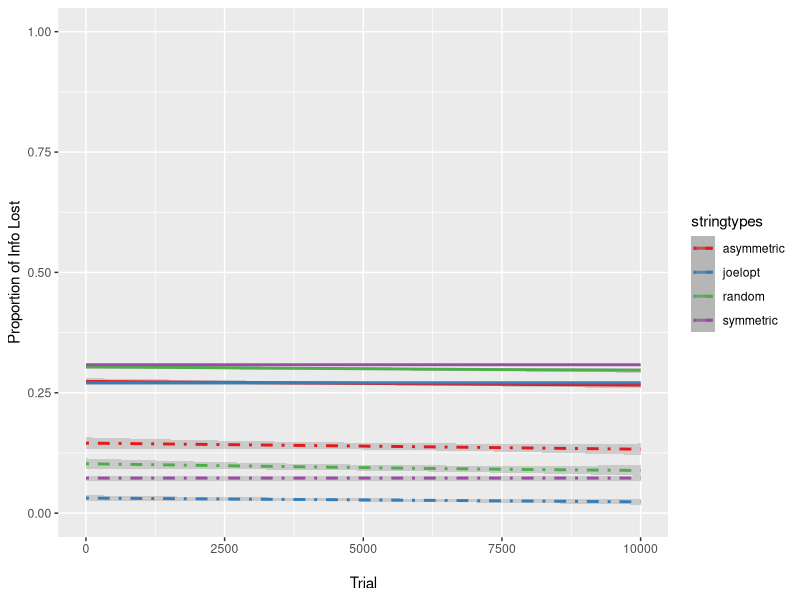

The R source for this figure:
ii = 1 #initialize counter
currenttrial = 1 #initialize trial counter

#initialize vectors for each component of each run of the loop

niter <- 10000 

noises <- vector(length = niter)
stringtypes <- vector(length = niter)
trials <- vector(length = niter)

#propnoise.df <- data.frame(Trial=as.numeric(character()), NoiseProp=as.numeric(character()), VecType=character()) 


#Make sure the array that is input to this function is either normally dist, or if it's probabilities, that you've already taken log2(1/p) of the list
joelopt <- function(loglist)
{
  #remember, lists in R perversely start at offset 1, not 0
  midpoint <- round((length(loglist))/2) #remember, lists in R perversely start at offset 1, not 0
  
  newlist <- sort(loglist)
  mm = 1 #remember, lists in R perversely start at offset 1, not 0
  jj = length(newlist)
  
  while (jj >= midpoint)
  {
    #starting from both ends of the array, swaps every other pair of numbers, which gets us very close to optimized
    cup <- newlist[mm]
    newlist[mm] <- newlist[jj]
    newlist[jj] <- cup
    mm = mm+2
    jj = jj-2
  }  
    
  #computes all pairwise means of adjacent numbers of the array. Then, get the sd of the means, which we want to minimize.
  kk = 1
  pairmeanlist = array()
  #save all means of adjacent numbers into a list of means
  while ((kk+1) <= length(newlist)) #remember, lists in R perversely start at offset 1, not 0
    {
      pairmean = (newlist[kk]+newlist[kk+1])/2
      pairmeanlist[kk] <- pairmean
      kk = kk+1
    }
  prevsd <- sd(pairmeanlist)
  currentsd <- prevsd #initialize currentsd
    
  #Now, see if swapping any pair of numbers gets us a lower sd for pairmeanlist. If any swap does, then do it, otherwise don't. Repeat till no swap helps.
  ll = 1
  while((ll+1) <= length(newlist))
    {
      #do the swap
      if ((ll-1) == 0)
      {
        hyplist <- array(c(newlist[ll+1], newlist[ll], newlist[(ll+2):length(newlist)]))
      }
      else if ((ll+1) == length(newlist))
      {
        hyplist <- array(c(newlist[1:(ll-1)], newlist[ll+1], newlist[ll]))
      }
      else
      {
        hyplist <- array(c(newlist[1:(ll-1)],newlist[ll+1],newlist[ll],newlist[(ll+2):length(newlist)]))
      }
      
      
      #computes all pairwise means of adjacent numbers of the array. Then, get the sd of the means, which we want to minimize.
      kk = 1
      hyppairmeanlist = array()
      #save all means of adjacent numbers into a list of means
      while ((kk+1) <= length(hyplist)) #remember, lists in R perversely start at offset 1, not 0
      {
        pairmean = (hyplist[kk]+hyplist[kk+1])/2
        hyppairmeanlist[kk] <- pairmean
        kk = kk+1
      }
      currentsd <- sd(hyppairmeanlist)
      
      
      #if the swap helped, then save that version of the list, and start the process over again, starting the counter at 1 again
      if (currentsd < prevsd)
      { 
        print(newlist) #debug
        print(sort(loglist)) #debig
        newlist <- hyplist
        prevsd <- currentsd
        ll = 1
        print("we improved")
      }
      else
      {ll = ll+1}
      
    }
    
  
  return(newlist)
}




while (currenttrial <= niter)
{
  probvec <- runif(10,min=0,max=1)

  starting <- sample(1:(length(probvec)-2), size=1) #remember, lists in R perversely start at offset 1, not 0

  noise <- c(probvec[starting], probvec[starting+1], probvec[starting+2])

  noiseinfo <- log2(1/noise)

  probvecinfo <- log2(1/probvec)

  totalnoise <- sum(noiseinfo)

  totalprobvecinfo <- sum(probvecinfo)

  noiseprop <- totalnoise/totalprobvecinfo

  
#Doing the same thing, but now the noise will fall in the same position in a vector that is end-heavy for information, but contains the same total info
  lopsided <- sort(probvec)

#It is important that the starting point in the vector is the same for both cases, so that each comparison of noise is a true comparison
  noise2 <- c(lopsided[starting], lopsided[starting+1], lopsided[starting+2])

  noise2info <- log2(1/noise2)

  lopsidedinfo <- log2(1/lopsided)

  totalnoise2 <- sum(noise2info)

#This next is really a sanity check: this vector contains the same probabilities as the last, so this should be equal to totalprobvecinfo
  totallopsidedinfo <- sum(lopsidedinfo)

  noise2prop <- totalnoise2/totallopsidedinfo

#Doing the same thing, but for a vector designed to be symmetrical
  symmetrical <- vector(length=10)
  symmetrical[1] <- lopsided[9]
  symmetrical[2] <- lopsided[2]
  symmetrical[3] <- lopsided[8]
  symmetrical[4] <- lopsided[4]
  symmetrical[5] <- lopsided[6]
  symmetrical[6] <- lopsided[5]
  symmetrical[7] <- lopsided[7]
  symmetrical[8] <- lopsided[3]
  symmetrical[9] <- lopsided[1]
  symmetrical[10] <- lopsided[10]
  
  noise3 <- c(symmetrical[starting], symmetrical[starting+1], symmetrical[starting+2])
  
  noise3info <- log2(1/noise3)
  
  symmetricalinfo <- log2(1/symmetrical)
  
  totalnoise3 <- sum(noise3info)
  
  #This next is really a sanity check: this vector contains the same probabilities as the last, so this should be equal to totalprobvecinfo
  totalsymmetricalinfo <- sum(symmetricalinfo)
  
  noise3prop <- totalnoise3/totalsymmetricalinfo
  
  #doing the same thing but for a vector designed to be symmetrical by the joelopt algorithm above. Note that joelopt takes vectors that have already been logged, so that's
  #why it looked a little different below.
  
  joeloptinfo <- joelopt(probvecinfo)
  
  totalnoise4 <- sum(c(joeloptinfo[starting], joeloptinfo[starting+1], joeloptinfo[starting+2]))
  
  totaljoeloptinfo <- sum(joeloptinfo)
  
  noise4prop <- totalnoise4/totaljoeloptinfo
  
  #update vectors for each trial
  noises[ii] <- noiseprop
  stringtypes[ii] <- "random"
  trials[ii] <- currenttrial
  
  noises[ii+1] <- noise2prop
  stringtypes[ii+1] <- "asymmetric"
  trials[ii+1] <- currenttrial
  
  noises[ii+2] <- noise3prop
  stringtypes[ii+2] <- "symmetric"
  trials[ii+2] <- currenttrial
  
  noises[ii+3] <- noise4prop
  stringtypes[ii+3] <- "joelopt"
  trials[ii+3] <- currenttrial
  
  
  #add rows to dataframe for the current run of the sim (THIS DIDN'T WORK BUT IM LEAVING IT IN COMMENTS TO SEE IF IT CAN IN THE FUTURE)
  #propnoise.df <- rbind(propnoise.df,c(ii,noiseprop,"random"))
  #propnoise.df <- rbind(propnoise.df,c(ii,noise2prop,"asymmetric"))
  
  ii <- ii+4
  currenttrial <- currenttrial+1 
}

#bind vectors into a data frame and add column names
propnoise.df <- data.frame(trials,noises,stringtypes)
#colnames(propnoise.df) <- c("Trial","NoiseProp","VecType")


#Graphing

library(ggplot2)

propnoise.df$trials <- as.numeric(as.character(propnoise.df$trials))
propnoise.df$noises <- as.numeric(as.character(propnoise.df$noises))

#add a column into the dataframe recoding for losing more than 70% of the info

propnoise.df$bigLoss <- ifelse(propnoise.df$noises >= 0.5, 1, 0)

#plotting bigLoss as a binary variable along with other stuff; toggle geom_line() to see the extremes of each stringtype, toggle geom_point() to see all the data

ggplot(propnoise.df, aes(trials, noises, color=stringtypes)) + 
  labs(y = "Proportion of Info Lost", x = "\nTrial") + 
  #geom_line() +
  #geom_point() +
  stat_smooth() +
  scale_color_brewer(palette = "Set1") + 
  ylim(0,1) +
#  geom_jitter(aes(trials, bigLoss, color=stringtypes), height = 0.15, shape=4) +
  stat_smooth(aes(trials, bigLoss, color=stringtypes), linetype="dotdash")